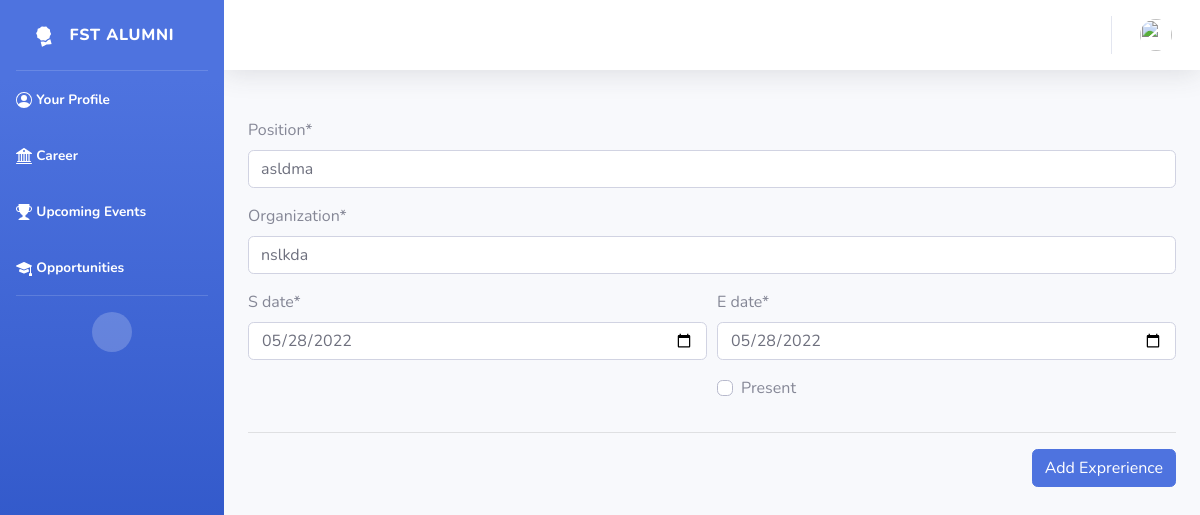
Screenshot of /career/update-experience/27/ with the database file from the repository.
### alumni/models.py (models this page shows)
class Career(models.Model):
    user = models.ForeignKey(CustomUser, on_delete=models.CASCADE)
    organization = models.CharField(max_length=150)
    position = models.CharField(max_length=150)
    s_date = models.DateField(auto_now=False, auto_now_add=False)
    e_date = models.DateField(auto_now=False, auto_now_add=False)
    present = models.BooleanField(default=False)

### alumni/views.py (the view, shortened to what this page needs)
# urls.py: path('career/update-experience/<int:pk>/', views.UpdateExperice.as_view(), name="update_experience"),
class UpdateExperice(UpdateView):
    model = Career
    form_class = CareerForm
    template_name = 'update-experience.html'

### alumni/forms.py (shortened to what this page needs)
class CareerForm(forms.ModelForm):
    class Meta:
        model = Career
        fields = ('present', 'organization', 'position', 's_date', 'e_date')
        widgets = {
            's_date': forms.DateInput(attrs={'type': 'date'}),
            'e_date': forms.DateInput(attrs={'type': 'date'})
        }
    def __init__(self, *args, **kwargs):
        super().__init__(*args, **kwargs)
        self.helper = FormHelper()
        self.helper.layout = Layout(
            'position',
            'organization',
            Row(
                Column(Field('s_date'), css_class='col-sm-12 col-md-6'),
                Column(Field('e_date'), 'present', css_class='col-sm-12 col-md-6'),
                css_class='row'
            ),
            HTML('<div class="text-right">'),
            HTML('<hr />'),
            Submit('add-exp-form-submit', 'Add Exprerience', css_class="btn btn-primary"),
            HTML('</div>'),
        )

### templates/update-experience.html (shortened to what this page needs)
{% extends 'blank.html' %}
{%load static%}
{% load crispy_forms_tags %}
{%block body %}
<div class="container pt-5">
    {% crispy form %}
</div>
{% endblock %}

### rows the page displays
Career: position "asldma", organization "nslkda", s_date "05/28/2022", e_date "05/28/2022"
